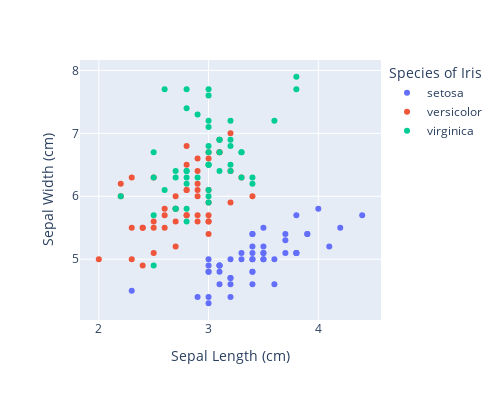

Here is the notebook cell this chart was saved with:
### Markdown cell above
#### Colour - a third variable

Be American for a bit - we have to use `color`

### Code cell
px.scatter(df, x = "sepal_width", y = "sepal_length", color = "species", **params,
           labels = {"sepal_width" : "Sepal Length (cm) ",
                     "sepal_length" : "Sepal Width (cm) ",
                     "species" : "Species of Iris "},
           hover_data = ["species"])

### Figure 1 — Plotly figure (JSON) as saved in the notebook; plotly's stock layout.template omitted (floating-point values rounded to 4 significant figures)
{"data": [{"customdata": [["setosa"], ["setosa"], ["setosa"], ["setosa"], ["setosa"], ["setosa"], ["setosa"], ["setosa"], ["setosa"], ["setosa"], ["setosa"], ["setosa"], ["setosa"], ["setosa"], ["setosa"], ["setosa"], ["setosa"], ["setosa"], ["setosa"], ["setosa"], ["setosa"], ["setosa"], ["setosa"], ["setosa"], ["setosa"], ["setosa"], ["setosa"], ["setosa"], ["setosa"], ["setosa"], ["setosa"], ["setosa"], ["setosa"], ["setosa"], ["setosa"], ["setosa"], ["setosa"], ["setosa"], ["setosa"], ["setosa"], ["setosa"], ["setosa"], ["setosa"], ["setosa"], ["setosa"], ["setosa"], ["setosa"], ["setosa"], ["setosa"], ["setosa"]], "hovertemplate": "Species of Iris =%{customdata[0]}<br>Sepal Length (cm) =%{x}<br>Sepal Width (cm) =%{y}<extra></extra>", "legendgroup": "setosa", "marker": {"color": "#636efa", "symbol": "circle"}, "mode": "markers", "name": "setosa", "orientation": "v", "showlegend": true, "type": "scatter", "x": [3.5, 3, 3.2, 3.1, 3.6, 3.9, 3.4, 3.4, 2.9, 3.1, 3.7, 3.4, 3, 3, 4, 4.4, 3.9, 3.5, 3.8, 3.8, 3.4, 3.7, 3.6, 3.3, 3.4, 3, 3.4, 3.5, 3.4, 3.2, 3.1, 3.4, 4.1, 4.2, 3.1, 3.2, 3.5, 3.1, 3, 3.4, 3.5, 2.3, 3.2, 3.5, 3.8, 3, 3.8, 3.2, 3.7, 3.3], "xaxis": "x", "y": [5.1, 4.9, 4.7, 4.6, 5, 5.4, 4.6, 5, 4.4, 4.9, 5.4, 4.8, 4.8, 4.3, 5.8, 5.7, 5.4, 5.1, 5.7, 5.1, 5.4, 5.1, 4.6, 5.1, 4.8, 5, 5, 5.2, 5.2, 4.7, 4.8, 5.4, 5.2, 5.5, 4.9, 5, 5.5, 4.9, 4.4, 5.1, 5, 4.5, 4.4, 5, 5.1, 4.8, 5.1, 4.6, 5.3, 5], "yaxis": "y"}, {"customdata": [["versicolor"], ["versicolor"], ["versicolor"], ["versicolor"], ["versicolor"], ["versicolor"], ["versicolor"], ["versicolor"], ["versicolor"], ["versicolor"], ["versicolor"], ["versicolor"], ["versicolor"], ["versicolor"], ["versicolor"], ["versicolor"], ["versicolor"], ["versicolor"], ["versicolor"], ["versicolor"], ["versicolor"], ["versicolor"], ["versicolor"], ["versicolor"], ["versicolor"], ["versicolor"], ["versicolor"], ["versicolor"], ["versicolor"], ["versicolor"], ["versicolor"], ["versicolor"], ["versicolor"], ["versicolor"], ["versicolor"], ["versicolor"], ["versicolor"], ["versicolor"], ["versicolor"], ["versicolor"], ["versicolor"], ["versicolor"], ["versicolor"], ["versicolor"], ["versicolor"], ["versicolor"], ["versicolor"], ["versicolor"], ["versicolor"], ["versicolor"]], "hovertemplate": "Species of Iris =%{customdata[0]}<br>Sepal Length (cm) =%{x}<br>Sepal Width (cm) =%{y}<extra></extra>", "legendgroup": "versicolor", "marker": {"color": "#EF553B", "symbol": "circle"}, "mode": "markers", "name": "versicolor", "orientation": "v", "showlegend": true, "type": "scatter", "x": [3.2, 3.2, 3.1, 2.3, 2.8, 2.8, 3.3, 2.4, 2.9, 2.7, 2, 3, 2.2, 2.9, 2.9, 3.1, 3, 2.7, 2.2, 2.5, 3.2, 2.8, 2.5, 2.8, 2.9, 3, 2.8, 3, 2.9, 2.6, 2.4, 2.4, 2.7, 2.7, 3, 3.4, 3.1, 2.3, 3, 2.5, 2.6, 3, 2.6, 2.3, 2.7, 3, 2.9, 2.9, 2.5, 2.8], "xaxis": "x", "y": [7, 6.4, 6.9, 5.5, 6.5, 5.7, 6.3, 4.9, 6.6, 5.2, 5, 5.9, 6, 6.1, 5.6, 6.7, 5.6, 5.8, 6.2, 5.6, 5.9, 6.1, 6.3, 6.1, 6.4, 6.6, 6.8, 6.7, 6, 5.7, 5.5, 5.5, 5.8, 6, 5.4, 6, 6.7, 6.3, 5.6, 5.5, 5.5, 6.1, 5.8, 5, 5.6, 5.7, 5.7, 6.2, 5.1, 5.7], "yaxis": "y"}, {"customdata": [["virginica"], ["virginica"], ["virginica"], ["virginica"], ["virginica"], ["virginica"], ["virginica"], ["virginica"], ["virginica"], ["virginica"], ["virginica"], ["virginica"], ["virginica"], ["virginica"], ["virginica"], ["virginica"], ["virginica"], ["virginica"], ["virginica"], ["virginica"], ["virginica"], ["virginica"], ["virginica"], ["virginica"], ["virginica"], ["virginica"], ["virginica"], ["virginica"], ["virginica"], ["virginica"], ["virginica"], ["virginica"], ["virginica"], ["virginica"], ["virginica"], ["virginica"], ["virginica"], ["virginica"], ["virginica"], ["virginica"], ["virginica"], ["virginica"], ["virginica"], ["virginica"], ["virginica"], ["virginica"], ["virginica"], ["virginica"], ["virginica"], ["virginica"]], "hovertemplate": "Species of Iris =%{customdata[0]}<br>Sepal Length (cm) =%{x}<br>Sepal Width (cm) =%{y}<extra></extra>", "legendgroup": "virginica", "marker": {"color": "#00cc96", "symbol": "circle"}, "mode": "markers", "name": "virginica", "orientation": "v", "showlegend": true, "type": "scatter", "x": [3.3, 2.7, 3, 2.9, 3, 3, 2.5, 2.9, 2.5, 3.6, 3.2, 2.7, 3, 2.5, 2.8, 3.2, 3, 3.8, 2.6, 2.2, 3.2, 2.8, 2.8, 2.7, 3.3, 3.2, 2.8, 3, 2.8, 3, 2.8, 3.8, 2.8, 2.8, 2.6, 3, 3.4, 3.1, 3, 3.1, 3.1, 3.1, 2.7, 3.2, 3.3, 3, 2.5, 3, 3.4, 3], "xaxis": "x", "y": [6.3, 5.8, 7.1, 6.3, 6.5, 7.6, 4.9, 7.3, 6.7, 7.2, 6.5, 6.4, 6.8, 5.7, 5.8, 6.4, 6.5, 7.7, 7.7, 6, 6.9, 5.6, 7.7, 6.3, 6.7, 7.2, 6.2, 6.1, 6.4, 7.2, 7.4, 7.9, 6.4, 6.3, 6.1, 7.7, 6.3, 6.4, 6, 6.9, 6.7, 6.9, 5.8, 6.8, 6.7, 6.7, 6.3, 6.5, 6.2, 5.9], "yaxis": "y"}], "layout": {"height": 400, "legend": {"title": {"text": "Species of Iris "}, "tracegroupgap": 0}, "margin": {"t": 60}, "width": 500, "xaxis": {"anchor": "y", "autorange": true, "domain": [0, 1], "range": [1.828, 4.572], "title": {"text": "Sepal Length (cm) "}, "type": "linear"}, "yaxis": {"anchor": "x", "autorange": true, "domain": [0, 1], "range": [4.034, 8.166], "title": {"text": "Sepal Width (cm) "}, "type": "linear"}}}
